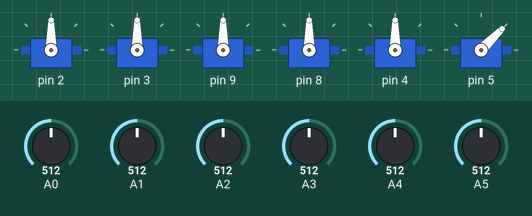
The sketch below on a simulated Arduino Uno, built with avr-gcc and run on an emulated ATmega328P. Shown: 6 × servo. The inputs (shaded band) are chosen by the test bench; at power-on: A0 = 512, A1 = 512, A2 = 512, A3 = 512, A4 = 512, A5 = 512.

Above: at 1.2 s.
1.3 s: A0 set to 423
2.8 s: A0 set to 395
At 3.4 s:
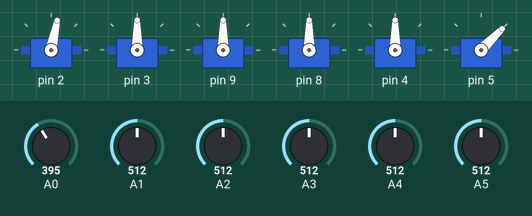
At 4.37 s:
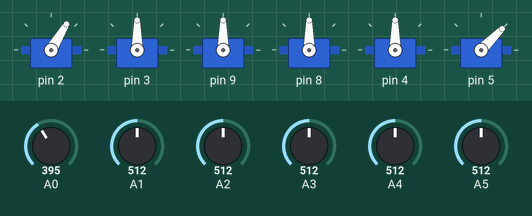
5.8 s: A1 set to 428
8.8 s: A1 set to 405
At 8.99 s:
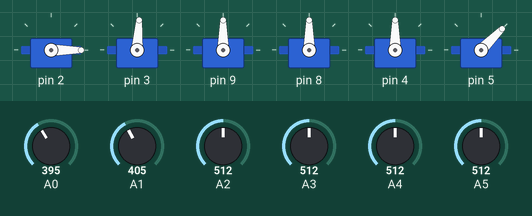
11.8 s: A2 set to 425
14.8 s: A2 set to 399
At 14.99 s:
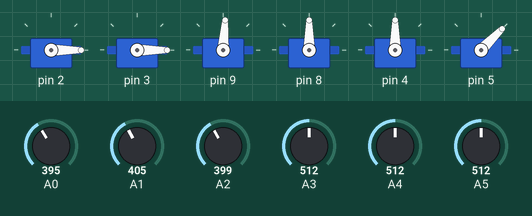
Timing chart, 0 to 18.8 s (numbered marks = the images above; inputs shaded):
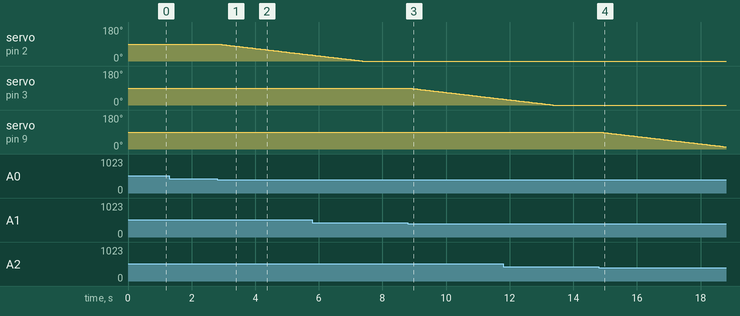

The sketch:

06_teaching_robotarm.ino
```cpp
// ============================================================================
//  [06] 교육용 코드 — 코드 구획 설명 + 함수 만드는 곳
// ----------------------------------------------------------------------------
//   [초보자 안내] 아두이노 코드는 크게 3덩어리로 되어 있다.
//     ① 준비 구역   : 라이브러리·변수(로봇팔이 쓸 재료 준비)
//     ② setup()     : 딱 한 번 실행 — 핀·각도 설정
//     ③ loop()      : 계속 반복 — 조이스틱을 읽어 로봇팔을 움직임
//   그리고 맨 아래 ④ 함수 구역 에 "반복 동작"을 함수로 만들어 둔다.
// ============================================================================


// ============================================================================
//  ① 준비 구역 — 재료 꺼내기
//     · 라이브러리 = 서보모터를 쉽게 다루는 도구상자
//     · 배열[SERVOS] = 6개 서보의 정보를 한 줄로 묶어 관리
// ============================================================================
#include <Servo.h>            // 서보모터 제어 도구상자 불러오기

const int SERVOS = 6;         // 서보(관절) 개수 = 6
int  PIN[SERVOS];             // 각 서보가 꽂힌 핀 번호
int  MIN[SERVOS], MAX[SERVOS];// 각 서보의 최소/최대 각도 (안전 범위)
int  INITANGLE[SERVOS];       // 전원을 켤 때의 시작 각도
int  ANA[SERVOS];             // 각 서보를 조종하는 조이스틱(아날로그) 번호
int  currentAngle[SERVOS];    // 지금 각도
int  value[SERVOS];           // 조이스틱에서 읽은 값(0~1023)
Servo myservo[SERVOS];        // 서보 6개 (실제 모터)


// ============================================================================
//  ② setup() — 딱 한 번 실행되는 "설정" 구역
//     각 서보의 핀 / 최소각 / 최대각 / 시작각 / 조이스틱 번호를 정한다.
// ============================================================================
void setup() {
  Serial.begin(9600);         // (선택) 시리얼 통신 시작 — 6단계에서 각도 출력에 사용

  //           핀       최소   최대    시작각   조이스틱
  setServo(0,  2,   0,  180,   90,   0);   // 1번 서보
  setServo(1,  3,   0,  180,   90,   1);   // 2번 서보
  setServo(2,  9,   0,  180,   90,   2);   // 3번 서보
  setServo(3,  8,   0,  180,   90,   3);   // 4번 서보
  setServo(4,  4,   0,  180,   90,   4);   // 5번 서보
  setServo(5,  5,   0,   90,   45,   5);   // 6번 서보(그리퍼): 열림 0° / 닫힘 90°

  // 서보를 실제로 연결하고 시작 각도로 보낸다
  for (int i = 0; i < SERVOS; i++) {
    myservo[i].attach(PIN[i]);
    myservo[i].write(INITANGLE[i]);
    currentAngle[i] = INITANGLE[i];
  }
}


// ============================================================================
//  ③ loop() — 계속 반복되는 "동작" 구역  (로봇팔의 심장)
//     핵심 한 줄:  조이스틱을 읽어서 → 각도를 +1/−1 → 서보에 쓴다.
// ============================================================================
void loop() {
  delay(50);                  // 속도 조절(숫자가 작을수록 빠름)

  for (int i = 0; i < SERVOS; i++) {
    value[i] = analogRead(ANA[i]);         // 조이스틱 값 읽기 (0~1023)
    currentAngle[i] = myservo[i].read();   // 현재 각도 확인

    if (value[i] > 612) {                  // 조이스틱을 한쪽으로 밀면 → 각도 +
      if (currentAngle[i] < MAX[i]) currentAngle[i]++;
      myservo[i].write(currentAngle[i]);
    }
    else if (value[i] < 412) {             // 반대로 밀면 → 각도 −
      if (currentAngle[i] > MIN[i]) currentAngle[i]--;
      myservo[i].write(currentAngle[i]);
    }
    // 412~612 사이(가운데)는 '멈춤' — 조이스틱 중립 구간(데드존)
  }

  // (선택) 시리얼 모니터에 'p'를 입력하면 현재 6축 각도를 출력한다 → 8단계 포즈 기록용
  if (Serial.available() > 0 && (Serial.read() == 'p')) printAngles();
}


// ============================================================================
//  ④ 함수 구역 — "여기에" 함수를 만든다  (loop() 바깥, 파일 아래쪽)
// ----------------------------------------------------------------------------
//  함수란? 자주 쓰는 동작 덩어리에 '이름'을 붙여 둔 것.
//  만드는 법:   반환형(void)  이름()  {  할 일  }
//  쓰는 법  :   loop()나 다른 함수 안에서  이름();  이라고 부르면 실행된다.
// ============================================================================

// [설정 도우미] setup을 짧게 만들려고 미리 만들어 둔 함수 (매개변수 6개를 받음)
void setServo(int i, int pin, int mn, int mx, int init, int ana) {
  PIN[i] = pin;  MIN[i] = mn;  MAX[i] = mx;  INITANGLE[i] = init;  ANA[i] = ana;
}

// [예시 함수 1] 그리퍼 열기 / 닫기 — 손만 제어 (그리퍼 = 6번, 인덱스 5)
void gripperOpen()  { myservo[5].write(0);  delay(400); }   // 열림 0°
void gripperClose() { myservo[5].write(90); delay(400); }   // 닫힘 90°

// [예시 함수 2] 홈 자세로 보내기 — 모든 서보를 시작 각도로
void goHome() {
  for (int i = 0; i < SERVOS; i++) myservo[i].write(INITANGLE[i]);
  delay(500);
}

// [예시 함수 3] 현재 각도 출력 — 시리얼 모니터로 6축 각도를 한 줄에 (8단계에서 사용)
void printAngles() {
  Serial.print("현재 각도 -> { ");
  for (int i = 0; i < SERVOS; i++) { Serial.print(myservo[i].read()); if (i < 5) Serial.print(", "); }
  Serial.println(" }");
}

// ----------------------------------------------------------------------------
//  ★ 학생이 만들 함수 자리 (아래 빈 함수를 채워 보자!)
//    예) 손 흔들기: 특정 각도로 보냈다가 되돌아오기
// ----------------------------------------------------------------------------
void myMove() {
  // 예시:  myservo[0].write(60); delay(400); myservo[0].write(120); delay(400);
  //        (여기에 나만의 동작을 작성)
}

//  [자동화 맛보기]  위 함수들을 '순서대로' 부르면 자동 동작이 된다.
//  loop() 안에서 버튼(디지털 7번)을 눌렀을 때 아래처럼 부르면 자동 Pick & Place:
//     gripperOpen();  ... 팔 이동 ...  gripperClose();  ... 이동 ...  gripperOpen();  goHome();
```

Measured:
- the behaviour switches between 412 and 411 on A0 (found by bisection; images 0 and 1)
- the behaviour switches between 412 and 411 on A1 (found by bisection; images 2 and 3)
- the behaviour switches between 412 and 411 on A2 (found by bisection; images 3 and 4)
- after the input at 1.3 s, every drawn part: stays the same
- after the input at 2.8 s, servo on pin 2: moves from 90° to 31° over 2.9 s, starting at once
- after the input at 8.8 s, servo on pin 3: moves from 90° to 31° over 2.9 s, starting at once
- after the input at 14.8 s, servo on pin 9: moves from 90° to 12° over 3.9 s, starting at once
